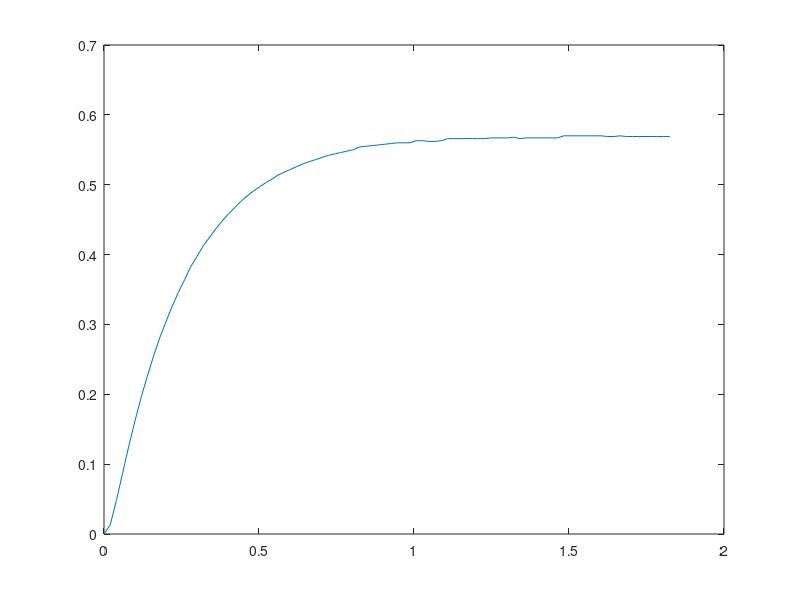

Write MATLAB code to recreate this figure. (Note: this script raises an error after producing the figure.)
%% Modelado de la planta
close all;
load datos4V.txt
tiempo = datos4V(:,1);
entrada = datos4V(:,2);
salida = datos4V(:,3);
% Tiempo para 2 V
% t_ini = 2.283;
% t_fin = 5.172;
% Tiempo para 4 v
t_ini = 2.2310;
t_fin = 4.056;
% Tiempo para perturbacion -1V
% t_ini = 2.734;
% t_fin = 5.345;
x_ini = find(tiempo == t_ini);
x_fin = find(tiempo == t_fin);
tiempo_interes = tiempo(x_ini:x_fin) - tiempo(x_ini);
salida_interes = salida(x_ini:x_fin);
plot(tiempo_interes,salida_interes);
hold on
plot(ScopeData(:,1), ScopeData(:,2));
title ("Respuesta de los sistemas a escalon de 4 V");
legend(["Sistema real" "Funcion de transferencia obtenida"])
ylabel("Velocidad (m/s)");
xlabel("Tiempo (s)");
axis([0 2 0 0.7])
% axis([0 3 0 0.35])

%% Plot del sistema
plot(ScopeData(:,1), ScopeData(:,2));
title ("Respuesta del sistema con controlador Truxal");
ylabel("Velocidad (m/s)");
xlabel("Tiempo (s)");
hold on
plot(ScopeData1(:,1),ScopeData1(:,2)* 1,'k:');
plot(ScopeData1(:,1),ScopeData1(:,2)*0.95,'r:');
plot(ScopeData1(:,1),ScopeData1(:,2)*1.05,'r:');

%% Equivalente discreto
close all
T = 20e-3;
Gs = tf(0.1405, [0.251 1]);
BGz = c2d(Gs,T,'zoh');
F = tf([8.3974 -7.7542],[1 -0.998156],T)
CD = series(BGz,F);
M = feedback(CD,1)
%%
[c,t] = step(BGz);
c_inf = c(end);
figure
stairs(t,c)
hold on
plot([t(1) t(end)], [1 1]*c_inf,'k:')
plot([t(1) t(end)], [1 1]*c_inf*0.95,'r:')
plot([t(1) t(end)], [1 1]*c_inf*1.05,'r:')
